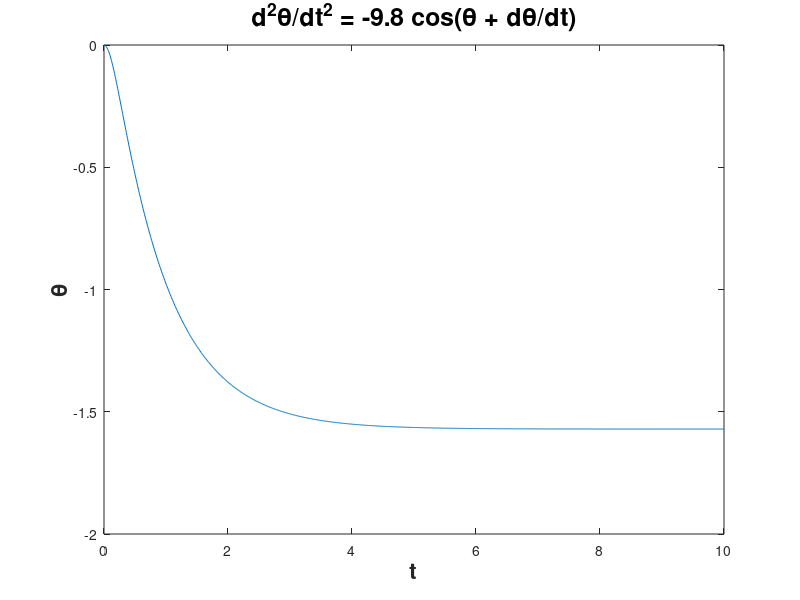
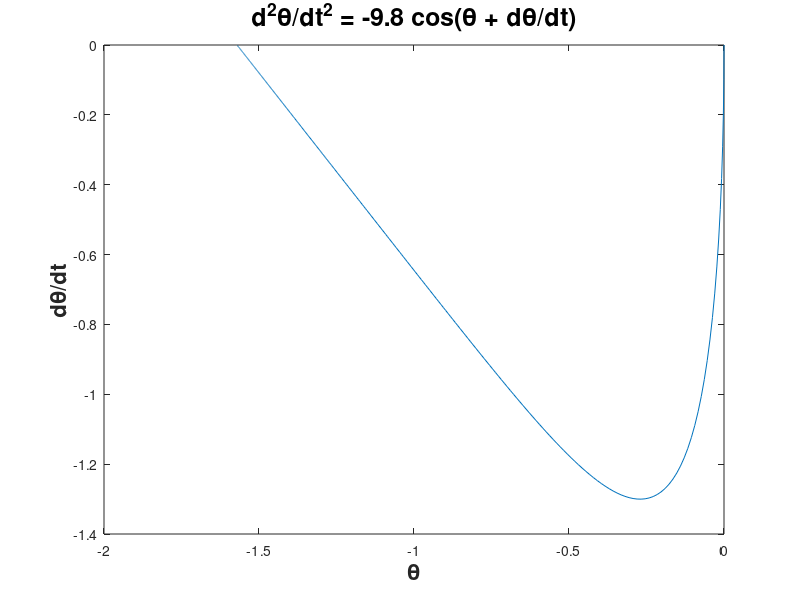

Reproduce these figures in MATLAB, in order.
#!/usr/bin/octave
# Plotting simppenadj.txt
A      = importdata('simppenadj.txt');
B      = importdata('simppenadjdx.txt');
t      = A(:,1);
theta  = A(:,2);
dtheta = B(:,2);
figure
plot(t,theta)
xlabel('t','FontSize',16,'FontWeight','bold')
ylabel('\theta','FontSize',16,'FontWeight','bold')
title('{d^{2}\theta}/{d{t^{2}}} = -9.8 cos({\theta + {d\theta}/{dt}})','FontSize',18,'FontWeight','bold')
figure
plot(theta,dtheta)
xlabel('\theta','FontSize',16,'FontWeight','bold')
ylabel('d\theta/dt','FontSize',16,'FontWeight','bold')
title('{d^{2}\theta}/{d{t^{2}}} = -9.8 cos({\theta + {d\theta}/{dt}})','FontSize',18,'FontWeight','bold')
